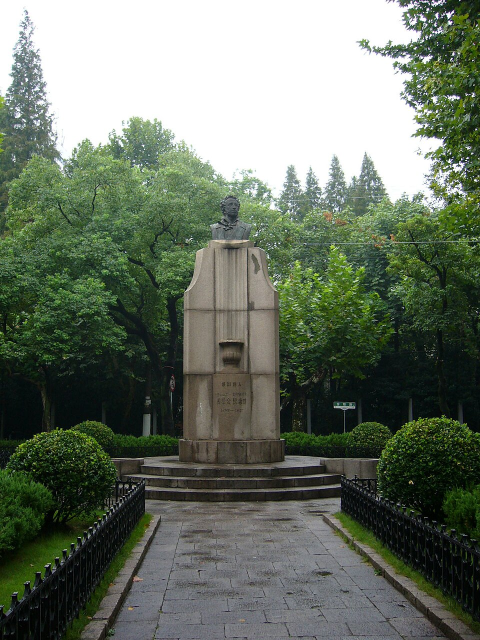
#> input picture site/img/pushkin.jpg, 960 x 1280 px (shown at 1/2 size)
$ python check_build.py
#> lines starting #> are read from the running program, lines starting #| are printed output that depends on the picture
# -*- coding: utf-8 -*-
import json
import re
from pathlib import Path

from PIL import Image

root = Path(__file__).resolve().parent
image = Image.open(root / "img" / "pushkin.jpg")
#> image is the input picture: PIL image 960x1280 RGB; mean R, G, B 105.5, 115.2, 100.6
height = int(image.width * 640 / 1920)
#> height = 320
crop = image.crop((0, 380, image.width, 380 + height))
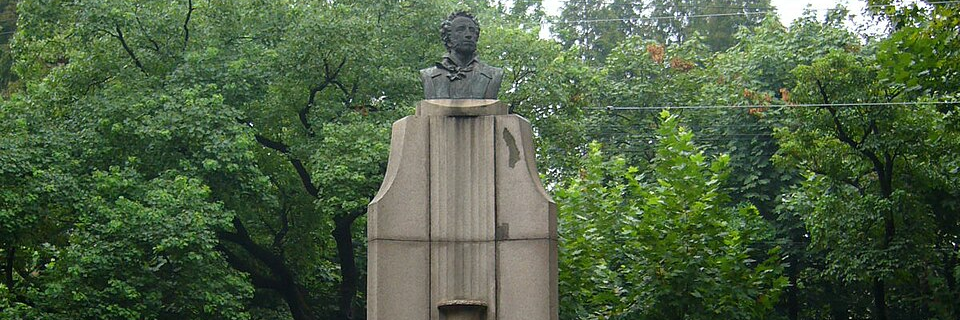
#> crop: PIL image 960x320 RGB; mean R, G, B 77.5, 97.6, 67
crop.resize((1920, 640), Image.Resampling.LANCZOS).save(root.parent / "social" / "cover.jpg", quality=90)

missing = []
for html in root.glob("*.html"):
    text = html.read_text(encoding="utf-8")
    for src in re.findall(r'src="([^"]+)"', text):
        if not (root / src).exists():
            missing.append(f"{html.name}: {src}")
    match = re.search(r'data-points="([^"]+)"', text)
    if match:
        raw = match.group(1).replace("&quot;", '"').replace("&amp;", "&")
        points = json.loads(raw)
        print("pins", [(round(item["lat"], 5), round(item["lon"], 5)) for item in points])

print("missing", missing or "none")

$ run again, with site/img/sobor.jpg copied over site/img/pushkin.jpg
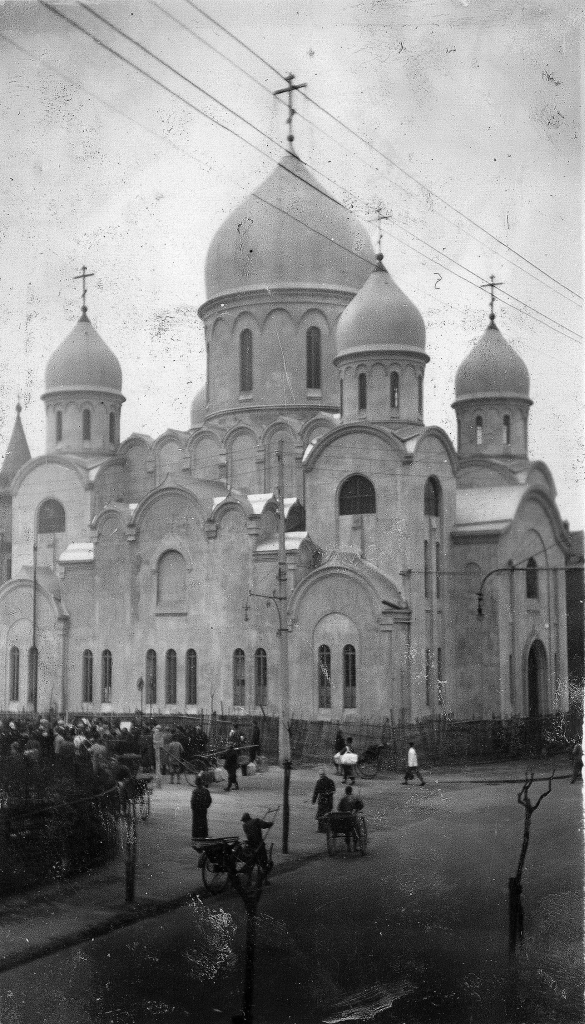
#> input picture site/img/sobor.jpg, 1169 x 2048 px (shown at 1/2 size)
#> image is the input picture: PIL image 1169x2048 RGB; min 0, max 255, mean 133.9
#> `crop = image.crop((0, 380, image.width, 380 + height))`:
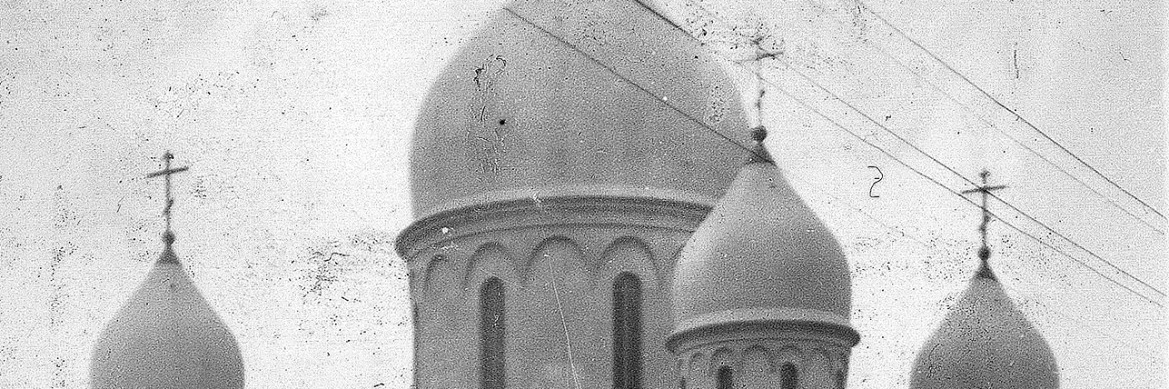
#> crop: PIL image 1169x389 RGB; min 0, max 255, mean 194.6

$ run again, with site/img/vystavka.jpg copied over site/img/pushkin.jpg
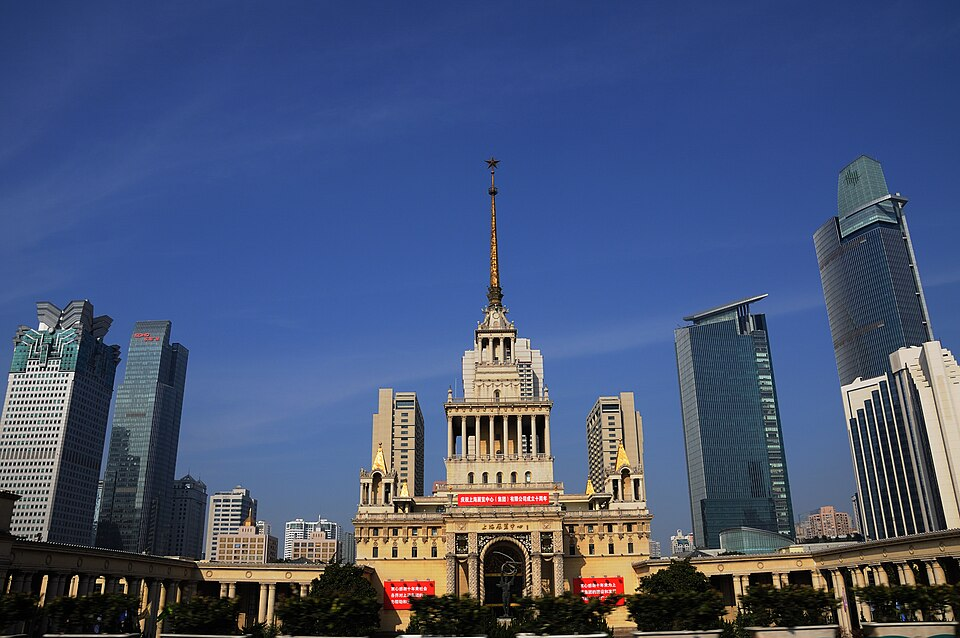
#> input picture site/img/vystavka.jpg, 960 x 638 px
#> image is the input picture: PIL image 960x638 RGB; mean R, G, B 70.8, 84.8, 119.1
#> `crop = image.crop((0, 380, image.width, 380 + height))`:
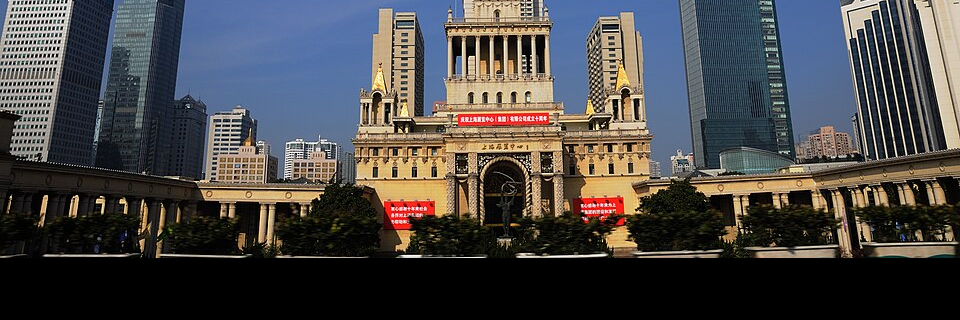
#> crop: PIL image 960x320 RGB; mean R, G, B 73, 71.4, 71.3
